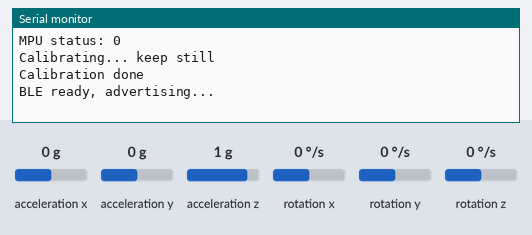
A sketch run on a simulated ESP32. Parts: the last lines printed to the serial monitor. The test bench sets the inputs (shaded band); at power-on: rotation x 0 °/s, acceleration x 0 g, acceleration y 0 g, acceleration z 1 g, rotation y 0 °/s, rotation z 0 °/s. Nothing arrives over Bluetooth unless stated; a phone connects over Bluetooth LE 3 s after start.

Above: at 3.2 s.
3.3 s: rotation x set to -192 °/s
At 3.46 s:
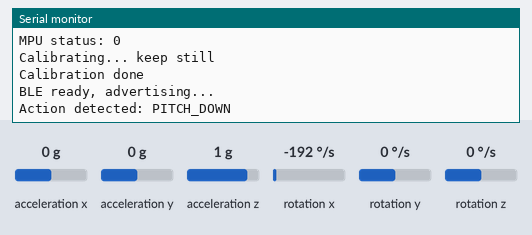
5.2 s: rotation x set to 192 °/s
At 5.47 s:
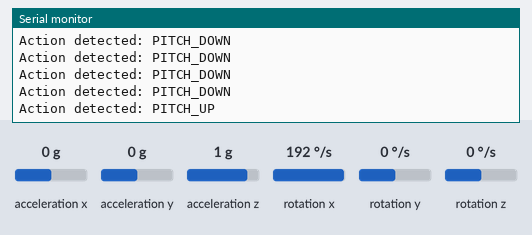
7.2 s: rotation x set to -192 °/s
At 7.7 s:
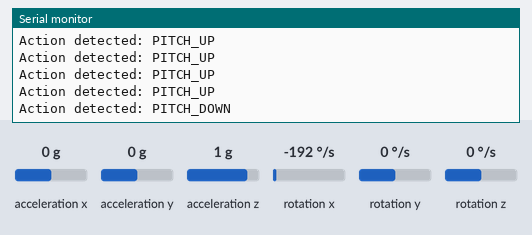

Measured:
- after the input at 3.3 s, the serial monitor: prints a new line at once (image 1)
- after the input at 5.2 s, the serial monitor: prints a new line after 0.11 s (image 2)

The sketch:

controller.ino
```cpp
#include <Wire.h>
#include <MPU6050_light.h>
#include <BLEDevice.h>
#include <BLEUtils.h>
#include <BLEServer.h>

MPU6050 mpu(Wire);

// thresholds
const float PITCH_THRESH = 160;        // deg/s
const float ROLL_THRESH = 260;
const float YAW_THRESH = 300;

const unsigned long EVENT_COOLDOWN = 200; // ms

const int MAX_SPELLS = 4;

// action buffer
struct Action {
  String name;
  unsigned long timestamp;
};

const int MAX_ACTIONS = 5;
Action actionBuffer[MAX_ACTIONS];
int actionCount = 0;

unsigned long lastEvent = 0;
int current_selection = 1;

// BLE
BLEServer* pServer;
BLECharacteristic* pCharacteristic;

#define SERVICE_UUID        "0000ffe5-0000-1000-8000-00805f9b34fb"
#define CHARACTERISTIC_UUID "0000ffe6-0000-1000-8000-00805f9b34fb"

void setup() {
  Serial.begin(115200);
  Wire.begin();

  // Init MPU
  byte status = mpu.begin();
  Serial.print("MPU status: "); Serial.println(status);
  while (status != 0) {} // stop if not connected

  Serial.println("Calibrating... keep still");
  delay(1000);
  mpu.calcOffsets();
  Serial.println("Calibration done");

  // Init BLE
  BLEDevice::init("MPU6050_Logger");
  BLEServer *pServer = BLEDevice::createServer();
  BLEService *pService = pServer->createService(SERVICE_UUID);

  pCharacteristic = pService->createCharacteristic(
                      CHARACTERISTIC_UUID,
                      BLECharacteristic::PROPERTY_READ |
                      BLECharacteristic::PROPERTY_WRITE |
                      BLECharacteristic::PROPERTY_NOTIFY
                    );

  pCharacteristic->setValue("READY");
  pService->start();

  BLEAdvertising *pAdvertising = BLEDevice::getAdvertising();
  pAdvertising->addServiceUUID(SERVICE_UUID);
  BLEDevice::startAdvertising();

  Serial.println("BLE ready, advertising...");
}

void loop() {
  mpu.update();

  float gx = mpu.getGyroX();
  float gy = mpu.getGyroY();
  float gz = mpu.getGyroZ();

  unsigned long now = millis();
  if (now - lastEvent > EVENT_COOLDOWN) {
    if (gx > PITCH_THRESH) { addAction("PITCH_UP"); } // pitch up
    else if (gx < -PITCH_THRESH) { addAction("PITCH_DOWN"); } // pitch down
    // disable roll for now
    // else if (gy > ROLL_THRESH) { addAction("ROLL_RIGHT"); } // roll right
    // else if (gy < -ROLL_THRESH) { addAction("ROLL_LEFT"); } // roll left
    else if (gz > YAW_THRESH) { addAction("YAW_LEFT"); } // yaw left
    else if (gz < -YAW_THRESH) { addAction("YAW_RIGHT"); } // yaw right
  }
}

// -------------------- Action Buffer --------------------

void addAction(String act) {
  unsigned long now = millis();
  lastEvent = now;

  // shift buffer if full
  if (actionCount >= MAX_ACTIONS) {
    for (int i = 1; i < MAX_ACTIONS; i++) {
      actionBuffer[i - 1] = actionBuffer[i];
    }
    actionCount--;
  }

  actionBuffer[actionCount++] = {act, now};

  Serial.print("Action detected: ");
  Serial.println(act);

  sendBLE(act); // notify BLE client
  checkCombos();
}

void checkCombos() {
  Action prev1_action = actionBuffer[actionCount - 1];

  if (actionCount >= 2) {
    Action prev2_action = actionBuffer[actionCount - 2];
    unsigned long dt = prev2_action.timestamp - prev1_action.timestamp;

    if (prev2_action.name == "PITCH_UP" && prev1_action.name == "PITCH_DOWN") {
      delay(500);
      String combo = "C";
      Serial.println(">>> " + combo);
      sendBLE(combo);
      actionCount = 0;
    };
  };

  if (prev1_action.name == "ROLL_RIGHT" || prev1_action.name == "YAW_RIGHT"){
    current_selection ++;
    if(current_selection > MAX_SPELLS) current_selection = 1;
    String combo = String(current_selection);
    Serial.println(">>> " + combo);
    sendBLE(combo);
    actionCount = 0;
  };

  if (prev1_action.name == "ROLL_LEFT" || prev1_action.name == "YAW_LEFT"){
    current_selection --;
    if(current_selection < 1) current_selection = MAX_SPELLS;
    String combo = String(current_selection);
      Serial.println(">>> " + combo);
      sendBLE(combo);
      actionCount = 0;
  };
}

// -------------------- BLE helper --------------------

void sendBLE(String msg) {
  pCharacteristic->setValue(msg.c_str());
  pCharacteristic->notify();
}
```
